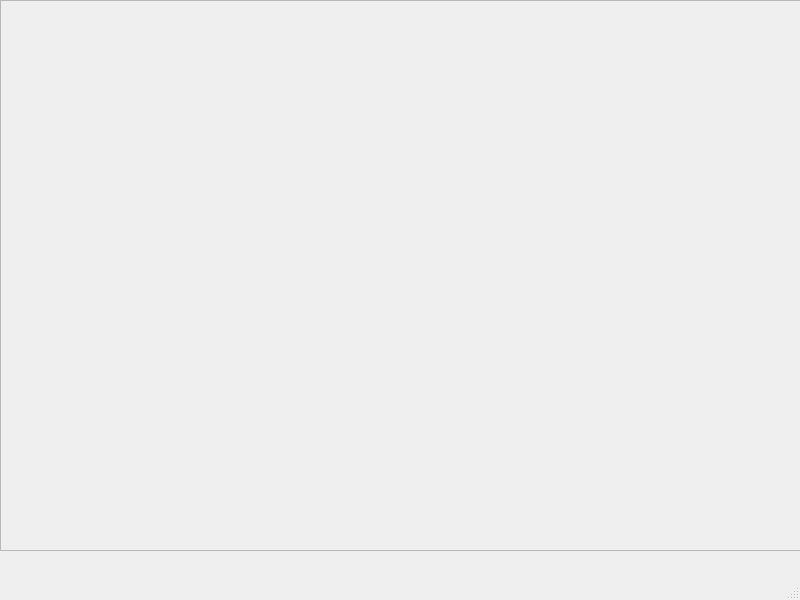
<?xml version="1.0" encoding="UTF-8"?>
<ui version="4.0">
 <class>MainWindow</class>
 <widget class="QMainWindow" name="MainWindow">
  <property name="geometry">
   <rect>
    <x>0</x>
    <y>0</y>
    <width>800</width>
    <height>600</height>
   </rect>
  </property>
  <property name="windowTitle">
   <string>MainWindow</string>
  </property>
  <widget class="QWidget" name="centralwidget">
   <property name="layoutDirection">
    <enum>Qt::LeftToRight</enum>
   </property>
   <widget class="QWidget" name="verticalLayoutWidget">
    <property name="geometry">
     <rect>
      <x>0</x>
      <y>0</y>
      <width>801</width>
      <height>551</height>
     </rect>
    </property>
    <layout class="QVBoxLayout" name="verticalLayout">
     <item>
      <widget class="QScrollArea" name="levelViewArea">
       <property name="sizeAdjustPolicy">
        <enum>QAbstractScrollArea::AdjustIgnored</enum>
       </property>
       <property name="widgetResizable">
        <bool>true</bool>
       </property>
       <widget class="QWidget" name="scrollAreaWidgetContents">
        <property name="geometry">
         <rect>
          <x>0</x>
          <y>0</y>
          <width>797</width>
          <height>547</height>
         </rect>
        </property>
       </widget>
      </widget>
     </item>
    </layout>
   </widget>
  </widget>
  <widget class="QMenuBar" name="menubar">
   <property name="geometry">
    <rect>
     <x>0</x>
     <y>0</y>
     <width>800</width>
     <height>22</height>
    </rect>
   </property>
  </widget>
  <widget class="QStatusBar" name="statusbar"/>
 </widget>
 <resources/>
 <connections/>
</ui>
